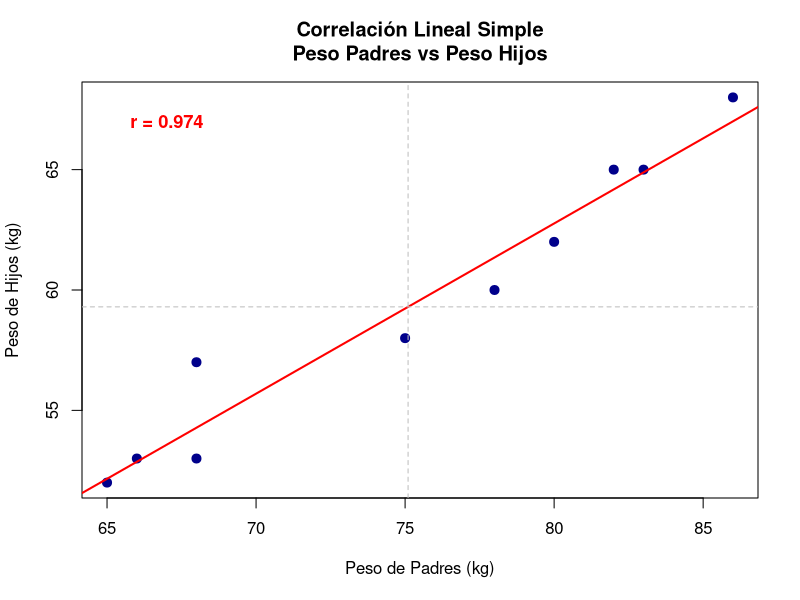
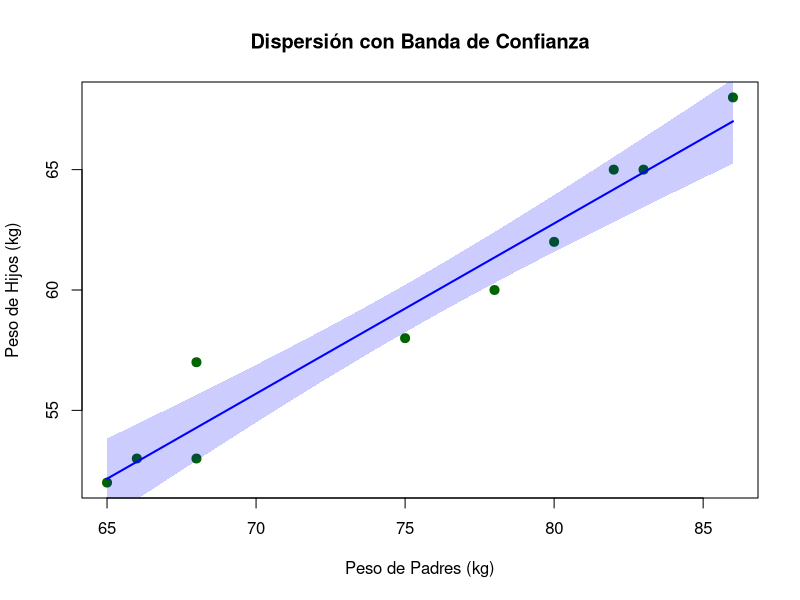

Generate these figures, in order, with R:
## ---- chunk 1
# Importación de los valores
# Datos del ejemplo: peso de padres (X) y peso de hijos (Y) en kilogramos
datos <- data.frame(
  Peso_Padres = c(78, 65, 86, 68, 83, 68, 75, 80, 82, 66),
  Peso_Hijos = c(60, 52, 68, 53, 65, 57, 58, 62, 65, 53)
)

# Calculo de la suma de cuadrados (Sxx)
sum((datos$Peso_Padres-mean(datos$Peso_Padres))^2)

# Calculo de la suma de cuadrados (Syy)
sum((datos$Peso_Hijos-mean(datos$Peso_Hijos))^2)

# Calculo de la covarianza
cov(datos$Peso_Padres,datos$Peso_Hijos)

# Calculo del coeficiente de correalción
cor(datos$Peso_Padres,datos$Peso_Hijos)

# Test de correlación
cor.test(datos$Peso_Padres, datos$Peso_Hijos,
         alternative = "two.sided", 
         method = "pearson", conf.level = 0.95)
## ---- chunk 2
# Extraer los datos del dataframe a vectores
x <- datos$Peso_Padres
y <- datos$Peso_Hijos
## ---- chunk 3
# 1. Gráfico de dispersión básico con línea de regresión
plot(x, y, 
     main = "Correlación Lineal Simple\nPeso Padres vs Peso Hijos",
     xlab = "Peso de Padres (kg)",
     ylab = "Peso de Hijos (kg)",
     pch = 19, 
     col = "darkblue",
     cex = 1.2)

# Agregar línea de regresión
abline(lm(y ~ x), col = "red", lwd = 2)

# Agregar líneas de las medias
abline(v = mean(x), col = "gray", lty = 2, lwd = 1)
abline(h = mean(y), col = "gray", lty = 2, lwd = 1)

# Agregar texto con estadísticas
text(67, 67, paste("r =", round(cor(x,y), 3)), 
     col = "red", font = 2, cex = 1.1)
## ---- chunk 4
# 2. Gráfico con intervalos de confianza
plot(x, y, 
     main = "Dispersión con Banda de Confianza",
     xlab = "Peso de Padres (kg)",
     ylab = "Peso de Hijos (kg)",
     pch = 19, 
     col = "darkgreen",
     cex = 1.2)

# Crear secuencia para línea suave
x_seq <- seq(min(x), max(x), length.out = 100)
modelo <- lm(y ~ x)
predicciones <- predict(modelo, newdata = data.frame(x = x_seq), 
                       interval = "confidence")

# Agregar banda de confianza
polygon(c(x_seq, rev(x_seq)), 
        c(predicciones[,"lwr"], rev(predicciones[,"upr"])),
        col = rgb(0, 0, 1, 0.2), border = NA)

# Línea de regresión
lines(x_seq, predicciones[,"fit"], col = "blue", lwd = 2)
